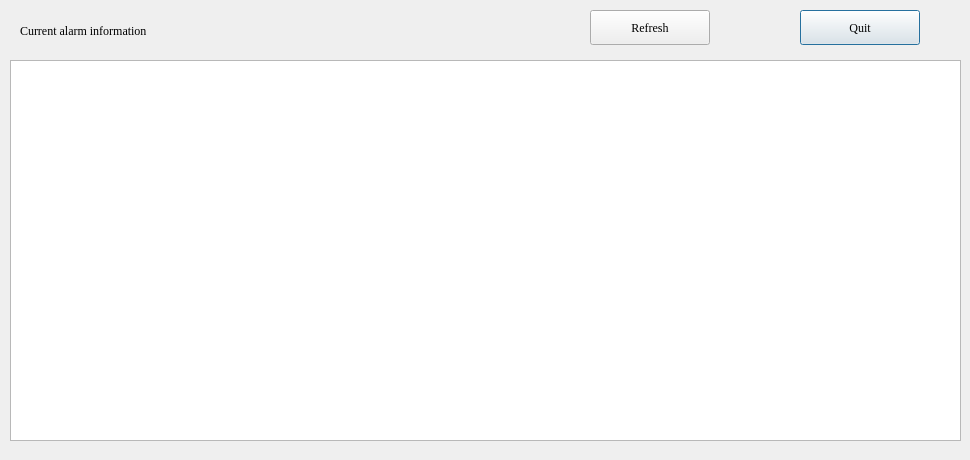
<?xml version="1.0" encoding="UTF-8"?>
<ui version="4.0">
 <class>CurrentAlarmsDlg</class>
 <widget class="QDialog" name="CurrentAlarmsDlg">
  <property name="geometry">
   <rect>
    <x>0</x>
    <y>0</y>
    <width>970</width>
    <height>460</height>
   </rect>
  </property>
  <property name="windowTitle">
   <string>Dialog</string>
  </property>
  <widget class="QPushButton" name="quitBtn">
   <property name="geometry">
    <rect>
     <x>800</x>
     <y>10</y>
     <width>120</width>
     <height>35</height>
    </rect>
   </property>
   <property name="font">
    <font>
     <family>Times New Roman</family>
    </font>
   </property>
   <property name="text">
    <string>Quit</string>
   </property>
  </widget>
  <widget class="QPushButton" name="refreshBtn">
   <property name="geometry">
    <rect>
     <x>590</x>
     <y>10</y>
     <width>120</width>
     <height>35</height>
    </rect>
   </property>
   <property name="font">
    <font>
     <family>Times New Roman</family>
    </font>
   </property>
   <property name="text">
    <string>Refresh</string>
   </property>
  </widget>
  <widget class="QTableWidget" name="tableWidget">
   <property name="geometry">
    <rect>
     <x>10</x>
     <y>60</y>
     <width>951</width>
     <height>381</height>
    </rect>
   </property>
   <property name="font">
    <font>
     <pointsize>10</pointsize>
    </font>
   </property>
   <attribute name="horizontalHeaderDefaultSectionSize">
    <number>200</number>
   </attribute>
  </widget>
  <widget class="QLabel" name="label">
   <property name="geometry">
    <rect>
     <x>20</x>
     <y>10</y>
     <width>191</width>
     <height>41</height>
    </rect>
   </property>
   <property name="font">
    <font>
     <family>Times New Roman</family>
    </font>
   </property>
   <property name="text">
    <string>Current alarm information</string>
   </property>
  </widget>
 </widget>
 <resources/>
 <connections/>
</ui>
